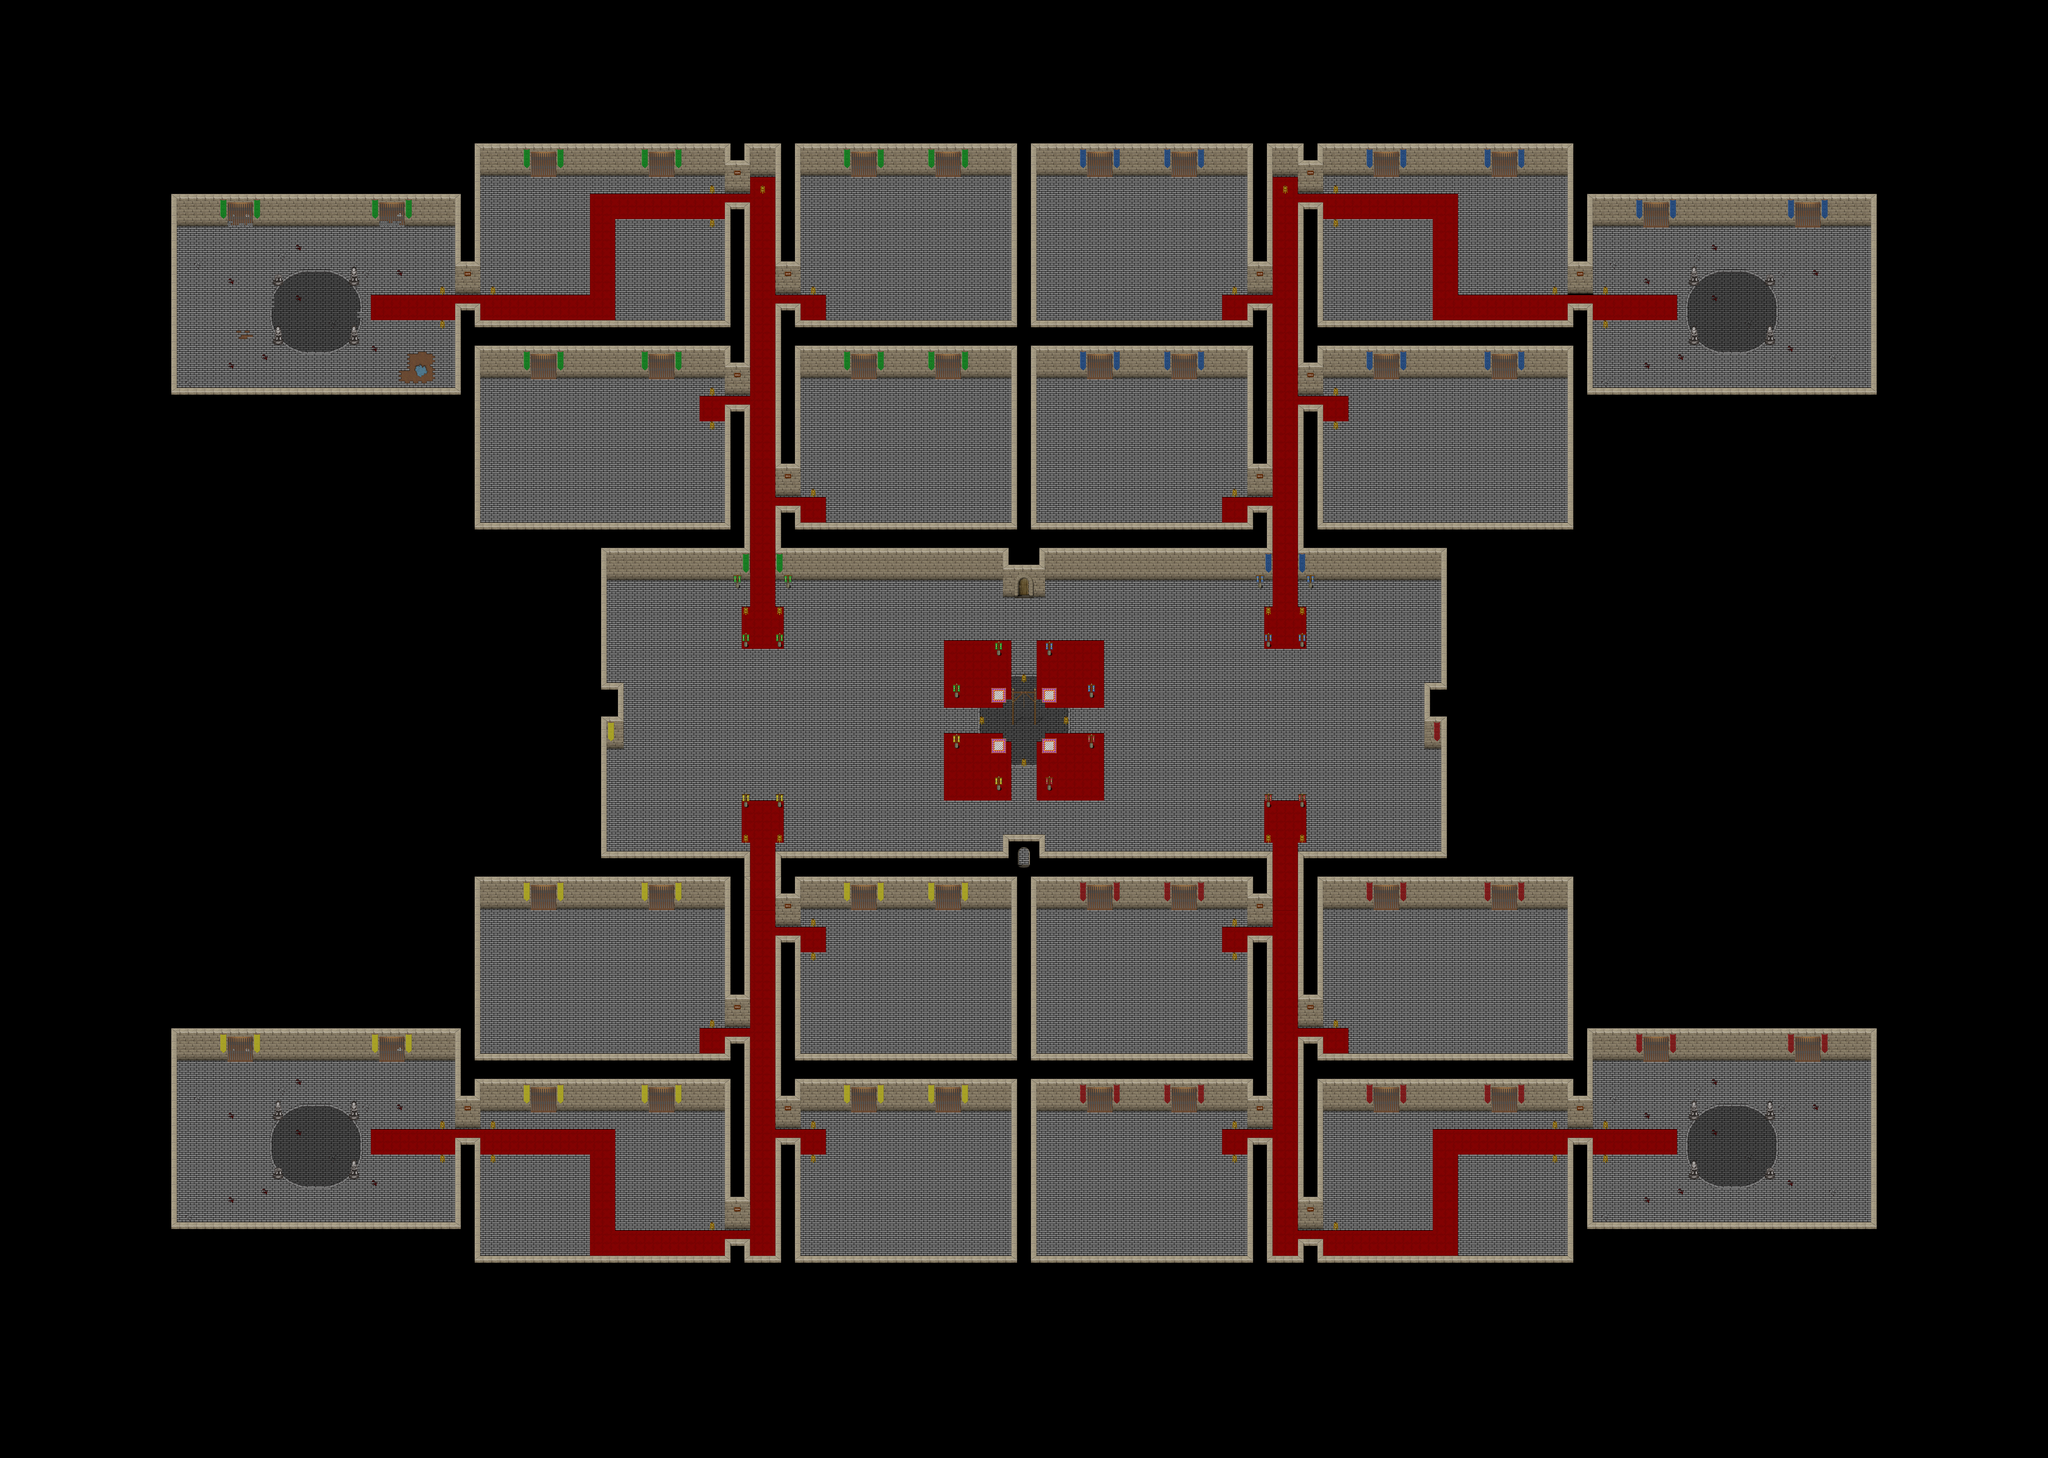

This is a level from a 2D game, rendered from its Tiled map with the project's own tilesets. A one-line summary and the map file follow, with tile-layer data summarised:
An orthogonal 243x173 tile map with 32x32 px tiles, 4 tile layers (Ground, Ground2, Fringe, Top), 2 hidden layers not drawn, 10 tilesets and 2 objects (2x warp).

<map version="1.8" tiledversion="1.8.0" orientation="orthogonal" renderorder="right-down" width="243" height="173" tilewidth="32" tileheight="32" infinite="0" nextlayerid="8" nextobjectid="10">
 <properties>
  <property name="background0image" value="graphics/images/spit23loginwallpaper_800x600.png" />
  <property name="minimap" value="graphics/minimaps/032-3.png" />
  <property name="music" value="dance_monster.ogg" />
  <property name="name" value="Beasts Dungeon" />
  <property name="overlay0image" value="graphics/images/ambient/spotlight.png" />
  <property name="overlay0keepratio" value="true" />
 </properties>
 <tileset firstgid="1" name="colisao" tilewidth="32" tileheight="32" tilecount="9" columns="3">
  <image source="../graphics/tilesets/collision.png" width="96" height="96" />
 </tileset>
 <tileset firstgid="10" name="block" tilewidth="32" tileheight="32" tilecount="256" columns="16">
  <image source="../graphics/tilesets/blockWalls.png" width="512" height="512" />
 </tileset>
 <tileset firstgid="266" name="grade" tilewidth="32" tileheight="96" tilecount="3" columns="3">
  <image source="../graphics/tilesets/grade_x3.png" width="96" height="96" />
 </tileset>
 <tileset firstgid="269" name="imm" tilewidth="32" tileheight="32" tilecount="256" columns="16">
  <image source="../graphics/tilesets/inn.png" width="512" height="512" />
 </tileset>
 <tileset firstgid="525" name="arena" tilewidth="32" tileheight="32" tilecount="256" columns="16">
  <image source="../graphics/tilesets/arena.png" width="512" height="512" />
 </tileset>
 <tileset firstgid="781" name="cave" tilewidth="32" tileheight="32" tilecount="128" columns="16">
  <image source="../graphics/tilesets/cave.png" width="512" height="256" />
 </tileset>
 <tileset firstgid="909" name="numeros" tilewidth="32" tileheight="32" tilecount="110" columns="10">
  <image source="../graphics/tilesets/br/numeros.png" width="320" height="352" />
 </tileset>
 <tileset firstgid="1019" name="block_X2" tilewidth="32" tileheight="64" tilecount="16" columns="16">
  <image source="../graphics/tilesets/blockWalls_x2.png" width="512" height="64" />
 </tileset>
 <tileset firstgid="1035" name="block_X3" tilewidth="32" tileheight="96" tilecount="16" columns="16">
  <image source="../graphics/tilesets/blockWalls_in_x3.png" width="512" height="96" />
 </tileset>
 <tileset firstgid="1051" name="forca_x5" tilewidth="32" tileheight="160" tilecount="4" columns="4">
  <image source="../graphics/tilesets/br/forca_x5.png" width="128" height="160" />
 </tileset>
 <layer id="1" name="Ground" width="243" height="173">
  <data>[42039 cells, 42036 non-empty, 81 distinct tile ids]</data>
 </layer>
 <layer id="2" name="Ground2" width="243" height="173">
  <data>[42039 cells, 669 non-empty, 25 distinct tile ids]</data>
 </layer>
 <layer id="3" name="Fringe" width="243" height="173">
  <data>[42039 cells, 518 non-empty, 41 distinct tile ids]</data>
 </layer>
 <layer id="4" name="Top" width="243" height="173">
  <data>[42039 cells, 3579 non-empty, 23 distinct tile ids]</data>
 </layer>
 <layer id="5" name="Collision" width="243" height="173" visible="0">
  <data>[42039 cells, 27035 non-empty, 3 distinct tile ids]</data>
 </layer>
 <layer id="7" name="Heights" width="243" height="173" visible="0">
  <data>[42039 cells, 0 non-empty, 0 distinct tile ids]</data>
 </layer>
 <objectgroup id="6" name="Objects" visible="0">
  <object id="8" name="Warp" type="warp" x="3872" y="3264" width="32" height="32">
   <properties>
    <property name="dest_map" value="032-2" />
    <property name="dest_x" value="103" />
    <property name="dest_y" value="112" />
   </properties>
  </object>
  <object id="9" name="Warp" type="warp" x="3872" y="2240" width="32" height="32">
   <properties>
    <property name="dest_map" value="032-4" />
    <property name="dest_x" value="40" />
    <property name="dest_y" value="74" />
    <property name="npc_id" value="SCRIPT" />
   </properties>
  </object>
 </objectgroup>
</map>
